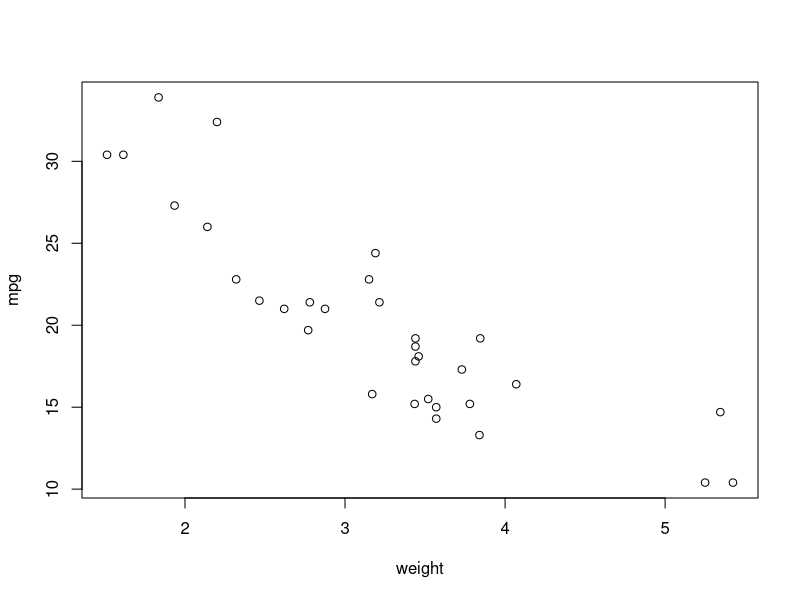

Here is the R script that generated this plot:
## ---- chunk 1
knitr::opts_chunk$set(echo = FALSE)
## ---- chunk 2
plot(mtcars$wt, mtcars$mpg, xlab="weight", ylab="mpg")
